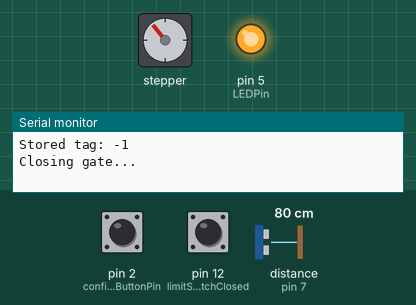
Recording of a sketch running on a simulated Arduino Uno, built with avr-gcc and run on an emulated ATmega328P. Shown: stepper motor, output pins drawn as LEDs (lit = HIGH), the last lines printed to the serial monitor. Inputs (shaded band) come from the test bench; at power-on: pin 12 (limitSwitchClosed) HIGH, distance to the obstacle (sensor on pin 7) 80 cm, pin 2 (configureButtonPin) LOW. The echo pulse lasts 58.3 µs per cm; stepper angles assume 2038 steps per turn.

Above: at 0.8 s.
0.9 s: pin 12 (limitSwitchClosed) pulled LOW for 0.15 s
At 1.9 s:
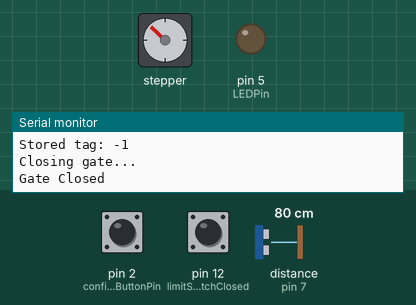
2.5 s: distance to the obstacle (sensor on pin 7) set to 12 cm
5.5 s: distance to the obstacle (sensor on pin 7) set to 9 cm
At 7.22 s:
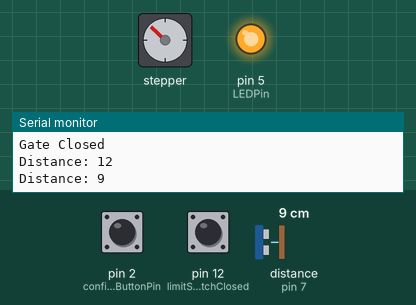
8.5 s: pin 2 (configureButtonPin) pulled HIGH for 0.15 s
At 9.7 s:
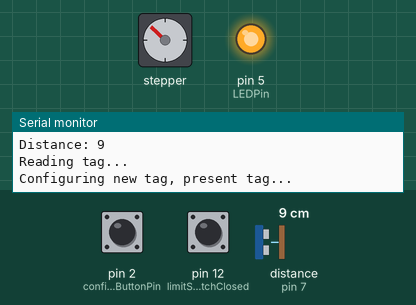
10.1 s: pin 2 (configureButtonPin) pulled HIGH for 1 s
At 11.1 s:
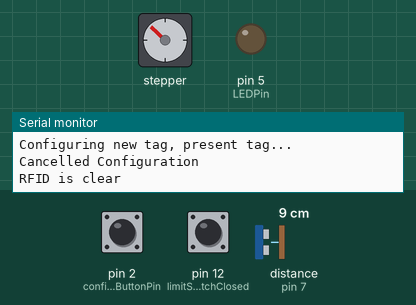
14.1 s: pin 2 (configureButtonPin) pulled HIGH for 3.2 s
Timing chart, 0 to 17.1 s (numbered marks = the images above; inputs shaded):
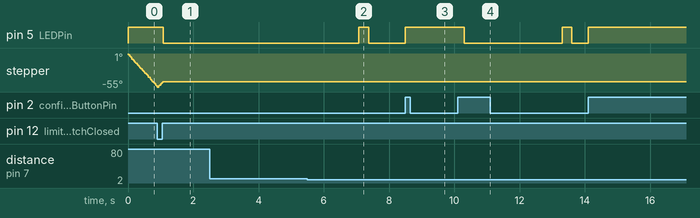

The sketch:

main.ino
```cpp
#include <SoftwareSerial.h>
#include <Stepper.h>
#include <EEPROM.h>
#include <LowPower.h>
#include <NewPing.h>

#define configureButtonPin 2
#define rxPin 4
#define LEDPin 5
#define trigPin 6
#define echoPin 7
#define limitSwitchClosed 12
#define limitSwitchOpen 13

const byte BUFFER_SIZE = 14; //RFID DATA FRAME FORMAT: 1byte head (value: 2), 10byte data (2byte version + 8byte tag), 2byte checksum, 1byte tail (value: 3)
const byte DATA_SIZE = 10; //10byte data (2byte version + 8byte tag)
const byte DATA_VERSION_SIZE = 2; //2byte version
const byte DATA_TAG_SIZE = 8; //8byte tag
const byte CHECKSUM_SIZE = 2; //2byte checksum (redundancy for error checking)
long storedTag;
byte eeAddress = 0;
long receivedTag;
bool haveReadTag;
bool configureTag;
int distance;
long duration;
bool checkProximity;
bool getTag;
bool gateOpen;
bool multipleRead;
unsigned long prevTime;
unsigned long currTime;

unsigned interruptCount;

uint8_t buffer[BUFFER_SIZE]; //Array of bytes, used to store an incoming data frame
int buffer_index = 0;

const int maxDistance = 10000;
const int stepsPerRevolution = 2038;

NewPing sonar(trigPin, echoPin, maxDistance);
SoftwareSerial ssrfid(rxPin, 3);
Stepper myStepper(stepsPerRevolution, 8, 10, 9, 11);

void setup()
{
  Serial.begin(9600);
  ssrfid.begin(9600); //Baud rate of the RFID module
  ssrfid.listen();

  pinMode(rxPin, INPUT);
  pinMode(LEDPin, OUTPUT);
  pinMode(configureButtonPin, INPUT);
  pinMode(trigPin, OUTPUT);
  pinMode(echoPin, INPUT);
  pinMode(limitSwitchClosed, INPUT);
  pinMode(limitSwitchOpen, INPUT);

  EEPROM.get(eeAddress, storedTag);
  Serial.print("Stored tag: ");
  Serial.println(storedTag);

  digitalWrite(LEDPin, LOW);
  digitalWrite(trigPin, LOW);

  haveReadTag = false;
  checkProximity = true;
  getTag = false;
  configureTag = false;
  gateOpen = false;
  interruptCount = 0;

  attachInterrupt(digitalPinToInterrupt(configureButtonPin), configure_new_tag, RISING);

  myStepper.setSpeed(10); //10 RPM

  closeGate();

  currTime = millis();
  prevTime = currTime;
}

void loop()
{
  if(checkProximity == true) //Main thing that will happen is checking the proximity
  {
    currTime = millis();

    if(currTime - prevTime > 3000)
    {
      prevTime = currTime;
      distance = measure_distance();

      if(distance <= 10 && distance != 0 && gateOpen != true)
      {
        flashLED();
        getTag = true;
      }
      if((distance >= 15 || distance == 0) && gateOpen == true)
      {
        closeGate();
      }
    }
  }

  if(getTag == true)
  {
    Serial.println("Reading tag...");
    currTime = millis();
    prevTime = currTime;
    while(haveReadTag != true && configureTag != true)
    {
      read_tag_into(receivedTag);
      delay(2);
      currTime = millis();
      if(currTime - prevTime > 4000)
      {
        prevTime = currTime;
        distance = measure_distance();
        if(distance >= 15)
        {
          getTag = false;
          haveReadTag = false;
          break;
        }
        Serial.println("Reading tag...");
        flashLED();
      }
    }

    if(haveReadTag == true)
    {
      if(receivedTag == storedTag)
      {
        openGate();
      }
      haveReadTag = false;
      clearRFID();
    }
    getTag = false;
    checkProximity = true;
  }

  if(configureTag == true) //Flag set true from interrupt
  {
    Serial.println("Configuring new tag, present tag...");
    haveReadTag = false;
    digitalWrite(LEDPin, HIGH); //Light up LED
    delay(200);
    currTime = millis();
    prevTime = currTime;
    while(haveReadTag != true)
    {
      currTime = millis();
      if(currTime - prevTime > 10000 || interruptCount == 2)
        break;
      read_tag_into(storedTag);
      delay(2);
    }
    if(haveReadTag == true && interruptCount != 2)
    {
      Serial.print("Succesfully configured new tag: ");
      Serial.println(storedTag);
      EEPROM.put(eeAddress, storedTag);
      tripleFlash();
    }
    else if(interruptCount == 2)
    {
      Serial.println("Cancelled Configuration");
      delay(200);
    }
    haveReadTag = false;
    digitalWrite(LEDPin, LOW); //Turn off LED
    configureTag = false;
    clearRFID();
  }
}


//Functions
void configure_new_tag() //Lights up LED, reads tag, stores tag in EEPROM, turns off LED
{
  if(interruptCount == 2)
  {
    interruptCount = 0;
  }
  else
  {
    interruptCount++;
  }
  configureTag = true;
}

void read_tag_into(long &placeHolder) //Reads the tag, returns 0 if there is an error
{
  if(ssrfid.available() > 0)
  {
    bool call_extract_tag = false;

    int ssvalue = ssrfid.read(); //Read one byte
    if(ssvalue == -1) //No data was read
    {
      return;
    }

    if(ssvalue == 2) //RDM6300 found a tag => tag incoming
    {
      buffer_index = 0;
    }
    else if (ssvalue == 3) //Tag has been fully transmitted
    {
      call_extract_tag = true; //Extract tag at the end of the function call
    }

    if(buffer_index >= BUFFER_SIZE) //Checking for buffer overflow
    {
      Serial.println("Error: Buffer overflow detected!");
      return;
    }

    buffer[buffer_index++] = ssvalue; //everything is alright, copy current value to buffer

    if(call_extract_tag == true)
    {
      if(buffer_index == BUFFER_SIZE)
      {
        haveReadTag = true;
        long tag = extract_tag();
        if(tag != 0)
        {
          Serial.print("Succesfully read tag: ");
          Serial.println(tag);
        }
        placeHolder = tag;
        return;
      }
      else //Something is wrong... start again looking for preamble (value: 2)
      {
        buffer_index = 0;
        return;
      }
    }
  }
}

long extract_tag()
{
  uint8_t msg_head = buffer[0];
  uint8_t *msg_data = buffer + 1; //10 byte => data contains 2byte version + 8byte tag
  uint8_t *msg_data_version = msg_data;
  uint8_t *msg_data_tag = msg_data + 2;
  uint8_t *msg_checksum = buffer + 11; //2byte
  uint8_t msg_tail = buffer[13];

  long checksum = 0;
  for(int i = 0; i < DATA_SIZE; i+= CHECKSUM_SIZE)
  {
    long val = hexstr_to_value((char*)(msg_data + i), CHECKSUM_SIZE);
    checksum ^= val;
  }
  if(checksum != hexstr_to_value((char*)msg_checksum, CHECKSUM_SIZE)) //Compare calculated checksum to retrieved checksum
  {
    Serial.println("CHECKSUMS DO NOT MATCH"); //Checksums do not match
    return 0;
  }

  return hexstr_to_value((char*)msg_data_tag, DATA_TAG_SIZE);
}

long hexstr_to_value(char *str, unsigned int length) //Converts HEX value (encoded as ASCII string) to a numeric value
{
  char* copy = (char*)malloc((sizeof(char) * length) + 1);
  memcpy(copy, str, sizeof(char) * length);
  copy[length] = '\0'; //The variable 'copy' is a copy of the parameter 'str'. 'Copy' has an additional '\0' element to make sure that 'str' is null-terminated.

  long value = strtol(copy, NULL, 16); //strtol converts a null-terminated string to a long value
  free(copy); //clean up
  return value;
}

int measure_distance()
{
  int dist = sonar.ping_cm();

  Serial.print("Distance: ");
  Serial.println(dist);

  return dist;
}

void flashLED()
{
  digitalWrite(LEDPin, HIGH);
  delay(300);
  digitalWrite(LEDPin, LOW);
}

void tripleFlash()
{
  digitalWrite(LEDPin, LOW);
  for(unsigned i = 0; i < 3; i++)
  {
    delay(200);
    digitalWrite(LEDPin, HIGH);
    delay(200);
    digitalWrite(LEDPin, LOW);
  }
}

void openGate()
{
  if(digitalRead(limitSwitchOpen) == LOW)
  {
    Serial.println("Limit switch malfunction, not opening gate...");
    return;
  }
  activateMotor();
  Serial.println("Opening gate...");
  digitalWrite(LEDPin, HIGH);
  while(digitalRead(limitSwitchOpen) == HIGH)
  {
    myStepper.step(10);
  }
  while(digitalRead(limitSwitchOpen) == LOW)
  {
    myStepper.step(-10); //Move gate slightly so that switch deactivates
  }
  digitalWrite(LEDPin, LOW);
  Serial.println("Gate Open");
  gateOpen = true;
  deactivateMotor();
}

void closeGate()
{
  if(digitalRead(limitSwitchClosed) == LOW)
  {
    Serial.println("Limit switch malfunction, not closing gate...");
    return;
  }
  activateMotor();
  Serial.println("Closing gate...");
  digitalWrite(LEDPin, HIGH);
  while(digitalRead(limitSwitchClosed) == HIGH)
  {
    myStepper.step(-10);
  }
  while(digitalRead(limitSwitchClosed) == LOW)
  {
    myStepper.step(10); //Move gate slightly to deactivate the switch
  }
  digitalWrite(LEDPin, LOW);
  Serial.println("Gate Closed");
  gateOpen = false;
  deactivateMotor();
}

void clearRFID()
{
  currTime = millis();
  prevTime = currTime;
  byte count = 0;
  while(count != 10)
  {
    currTime = millis();
    if(currTime - prevTime > 10000) //time out in case stuck in loop
    {
      return;
    }
    ssrfid.read();
    if(ssrfid.available() == 0)
    {
      count++;
      delay(50);
    }
  }
  Serial.println("RFID is clear");
  ssrfid.read();
}

void activateMotor()
{
  digitalWrite(8, HIGH);
  digitalWrite(9, HIGH);
  digitalWrite(10, HIGH);
  digitalWrite(11, HIGH);
}

void deactivateMotor()
{
  digitalWrite(8, LOW);
  digitalWrite(9, LOW);
  digitalWrite(10, LOW);
  digitalWrite(11, LOW);
}
```

Measured:
- the behaviour switches between 11 and 10 cm on distance to the obstacle (sensor on pin 7) (found by bisection; images 1 and 2)
- after the input at 0.9 s, pin 5 (LEDPin): HIGH → LOW after 0.17 s
- after the input at 5.5 s, pin 5 (LEDPin): LOW → HIGH after 1.6 s, → LOW 0.30 s later
- after the input at 8.5 s, pin 5 (LEDPin): LOW → HIGH at once
- after the input at 10.1 s, pin 5 (LEDPin): HIGH → LOW after 0.20 s, → HIGH 3.0 s later, → LOW 0.30 s later
